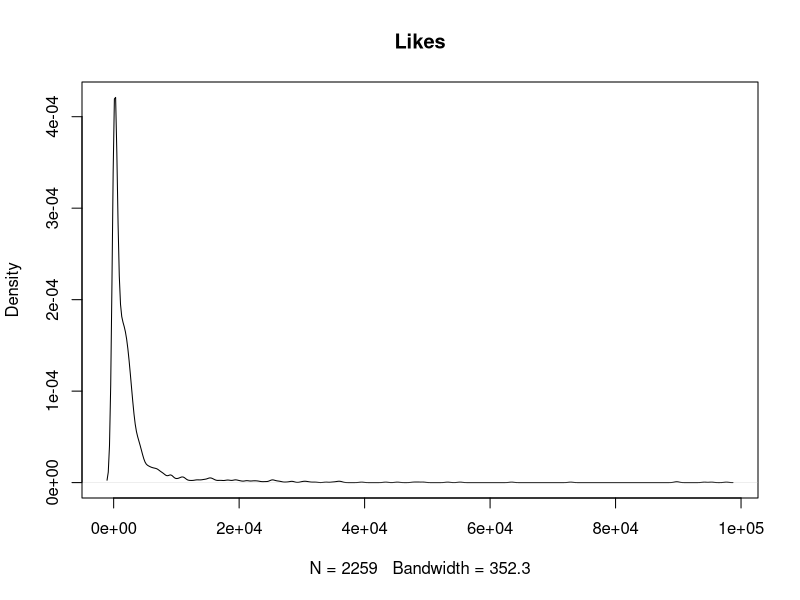
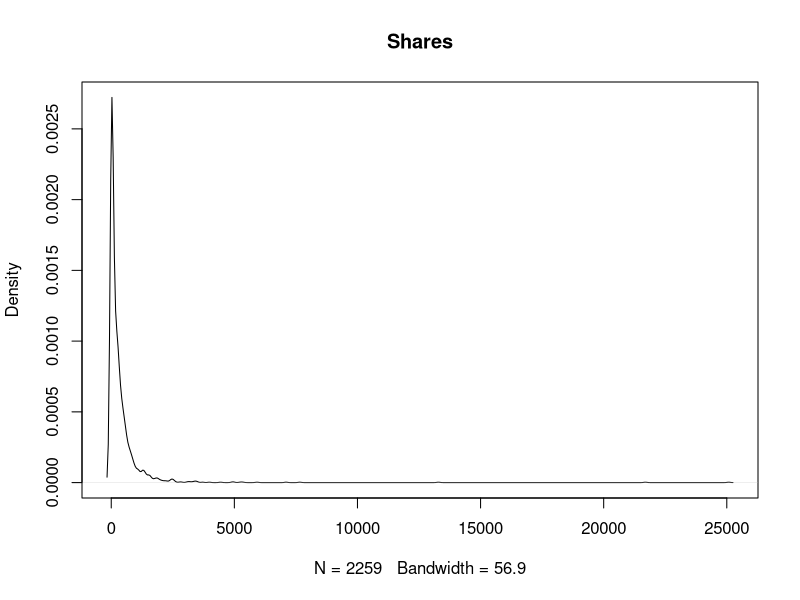
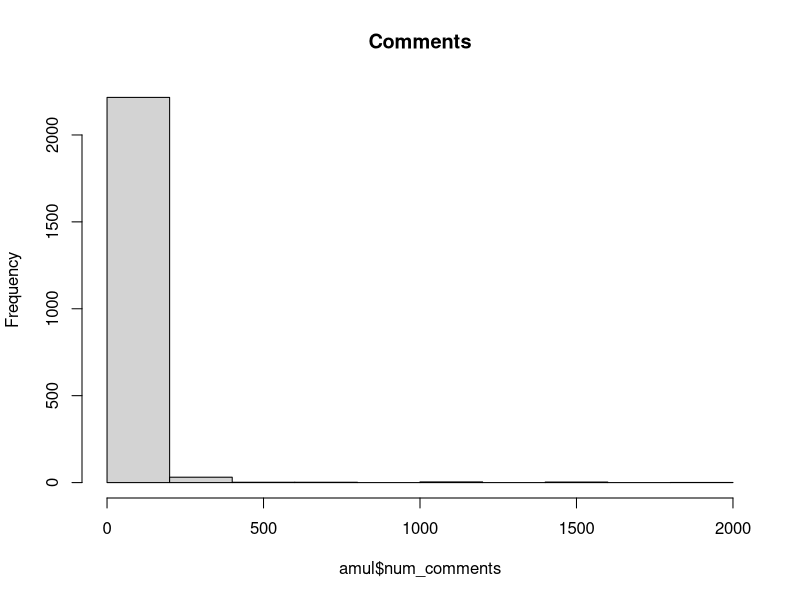

The R script that drew these images, in order:
library(caret)
library(tidyverse)

dev.new()
options(digits = 2)
set.seed(20130810)

amul <- read_csv("Data/amul.coop_facebook_statuses.csv")
glimpse(amul)

cor(amul[, c("num_comments", "num_shares", "num_likes")])

plot(density(amul$num_likes), main = "Likes")
plot(density(amul$num_shares), main = "Shares")

hist(amul$num_comments, main = "Comments")
head(amul$status_message)

amul %>% group_by(status_type) %>% 
         summarize(N = n()) %>% 
         mutate(Freq = N/sum(N))

# Lets build a regression model

trainingRows <- createDataPartition(amul$status_type, p = 0.7, list = FALSE)
amulTrain <- amul[trainingRows, ]
amulTest <- amul[-trainingRows, ]

amulTrain %>% group_by(status_type) %>% 
              summarize(N = n()) %>% 
              mutate(freq = N/sum(N))

amulTest %>% group_by(status_type) %>% 
             summarize(N = n()) %>% 
             mutate(freq = N/sum(N))

# Horrible model

amulModel0 <- train(num_shares ~ status_type,
                    data = amulTrain,
                    method = "lm",
                    trControl = trainControl(method = "cv", number = 10)) 

summary(amulModel0)
amulModel0$results

# Less horrible

amulModel1 <- train(num_shares ~ status_type + num_likes,
                    data = amulTrain,
                    method = "lm",
                    trControl = trainControl(method = "cv", number = 10))
summary(amulModel1)
amulModel1$results

amulTrain %>% filter(num_shares == 0) %>% count()
amulTrain %>% filter(num_likes == 0) %>% count()
amulTrain %>% filter(num_comments == 0) %>% count()

# Much better

amulModel2 <- train(log(num_shares) ~ status_type + log(num_likes),
                    data = subset(amulTrain, num_shares != 0),
                    method = "lm",
                    trControl = trainControl(method = "cv", number = 10))
summary(amulModel2)
amulModel2$results

# Lets build a classification model

amul$sharesGt1000 <- ifelse(amul$num_shares > 1000, 1, 0)

trainingRows <- createDataPartition(amul$status_type, p = 0.7, list = FALSE)

amulTrain <- amul[trainingRows, ]
amulTest <- amul[-trainingRows, ]

amulModel3 <- train(factor(sharesGt1000) ~ status_type + log(num_likes),
                    data = subset(amulTrain, num_shares != 0),
                    method = "glm", 
                    trControl = trainControl(method = "cv", number = 10))
summary(amulModel3)
confusionMatrix(amulModel3)

